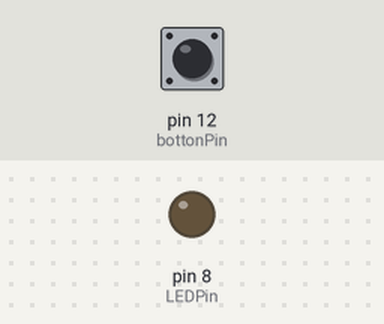
The sketch below on a simulated Arduino Uno, built with avr-gcc and run on an emulated ATmega328P. Parts: output pins drawn as LEDs (lit = HIGH). The test bench sets the inputs (shaded band); at power-on: pin 12 (bottonPin) HIGH. What the sketch prints to the serial monitor is not drawn.

Above: at 1.2 s.
1.3 s: pin 12 (bottonPin) pulled LOW for 0.15 s
At 2.6 s:
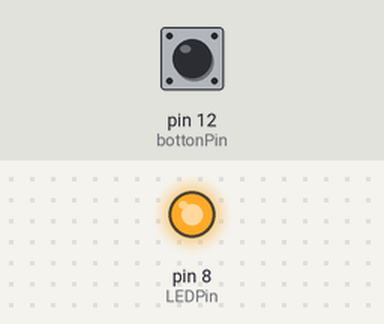
2.9 s: pin 12 (bottonPin) pulled LOW for 1 s
At 5.1 s:
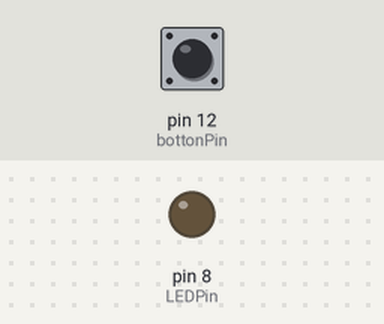
5.4 s: pin 12 (bottonPin) pulled LOW for 3.2 s
At 9.9 s:
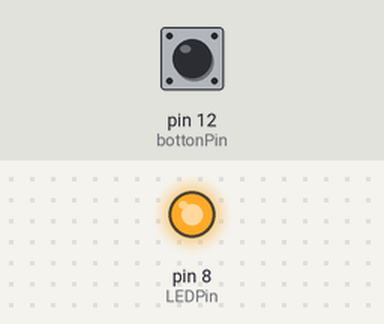
Timing chart, 0 to 11.4 s (numbered marks = the images above; inputs shaded):
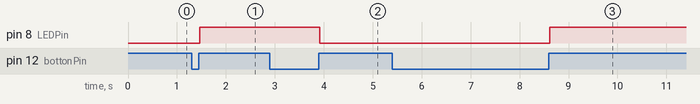

The sketch:

Push_Botton_For_LED.ino
```cpp
int readBotton;
bool LEDOn = false;
int bottonPin = 12;
int LEDPin = 8;
bool pressed = false;
bool released = false;
int delayTime = 10;

void setup() {
  // put your setup code here, to run once:
pinMode(bottonPin, INPUT);
pinMode(LEDPin, OUTPUT);
Serial.begin(9600);
}

void loop() {
  if (LEDOn){
    digitalWrite(LEDPin, HIGH);
  }else{
    digitalWrite(LEDPin, LOW);
  }
  readBotton = digitalRead(bottonPin);
  if (readBotton == 0){
    pressed = true;
  }
  if (pressed && readBotton == 1){
    released = true;
    if (LEDOn){
      LEDOn = false;
    }else{
      LEDOn = true;
    }
  }
  if (released){
    pressed = false;
    released = false;
  }
  Serial.println(readBotton);
  delay(delayTime);

  // put your main code here, to run repeatedly:

}
```

Measured:
- after the input at 1.3 s, pin 8 (LEDPin): LOW → HIGH after 0.16 s
- after the input at 2.9 s, pin 8 (LEDPin): HIGH → LOW after 1.0 s
- after the input at 5.4 s, pin 8 (LEDPin): LOW → HIGH after 3.2 s
